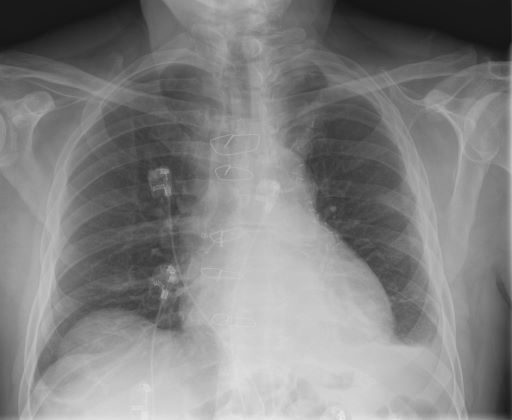
#> input picture CS462 Image Processing/assignment1/Chest_M1.jpg, 512 x 420 px
$ jupyter execute --allow-errors homework1.ipynb
#> lines starting #> are read from the running program, lines starting #| are printed output that depends on the picture
Exercise 1

Origial Image

[cell 1]
import cv2 as cv
import matplotlib.pyplot as plt
img = cv.imread("Chest_M1.jpg")
#> img is the input picture: shape (420, 512, 3); min 18, max 237, mean 129.8

imgs = [img]
titles = ['original']

plt.title(titles[0])
plt.imshow(imgs[0])

Negative Image

[cell 2]
imgNeg = abs(255-img)
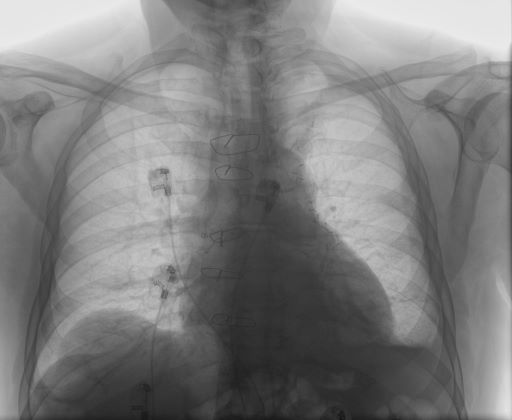
#> imgNeg: shape (420, 512, 3); min 18, max 237, mean 125.2

imgs.append(imgNeg)
titles.append("Negative")

plt.title(titles[1])
plt.imshow(imgs[1])

Increase brightness

[cell 3]
brightness = 50
imgInc = cv.convertScaleAbs(img, beta=brightness)
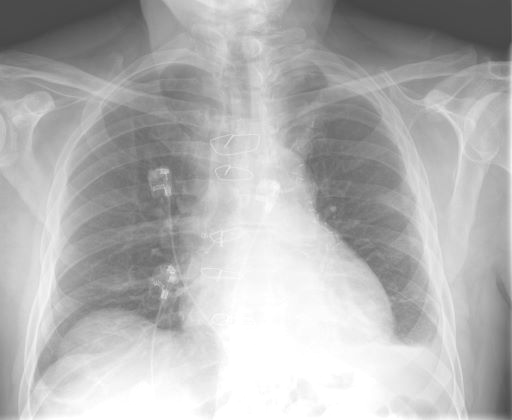
#> imgInc: shape (420, 512, 3); min 68, max 255, mean 179.5

imgs.append(imgInc)
titles.append("Enchanced by 50")

plt.title(titles[-1])
plt.imshow(imgs[-1])

Decrease brightness

[cell 4]
brightness = -50
imgDec = cv.convertScaleAbs(img, beta=brightness)
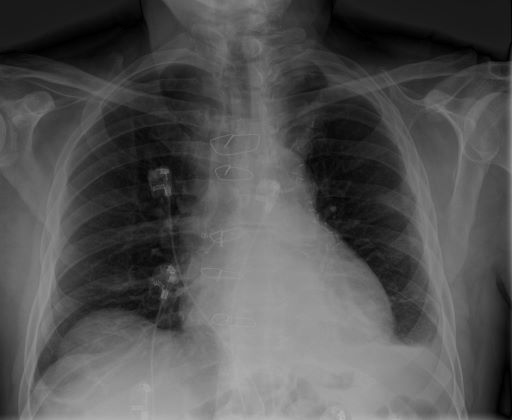
#> imgDec: shape (420, 512, 3); min 0, max 187, mean 82.3

imgs.append(imgDec)
titles.append("Enchanced by -50")

plt.title(titles[-1])
plt.imshow(imgs[-1])

Increase Contrast

[cell 5]
contrast = 1.2
imgConInc = cv.convertScaleAbs(img, alpha=contrast)
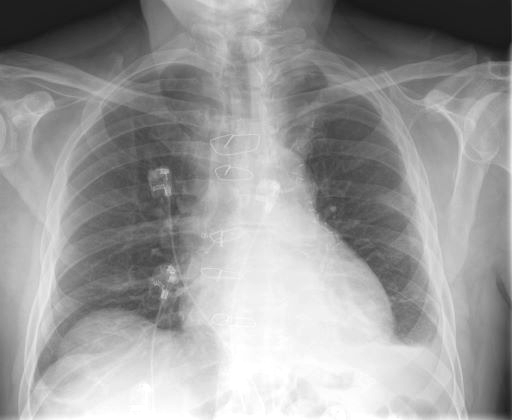
#> imgConInc: shape (420, 512, 3); min 22, max 255, mean 155.7

imgs.append(imgConInc)
titles.append("Contast by 50")

plt.title(titles[-1])
plt.imshow(imgs[-1])

Decrease contast

[cell 6]
contrast = .8
imgConInc = cv.convertScaleAbs(img, alpha=contrast)
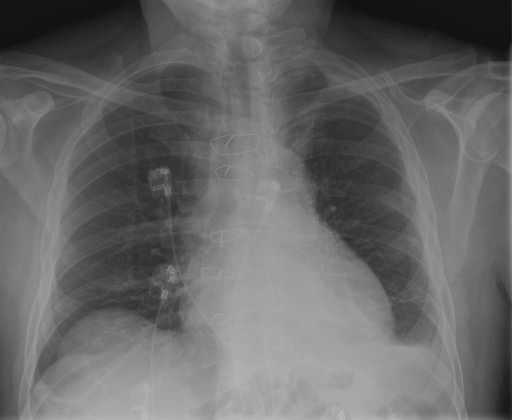
#> imgConInc: shape (420, 512, 3); min 14, max 190, mean 103.8

imgs.append(imgConInc)
titles.append("Contast by -50")

plt.title(titles[-1])
plt.imshow(imgs[-1])

Exercise 2

Original Image

[cell 7]
import numpy as np
img2 = cv.imread("exposer.png")
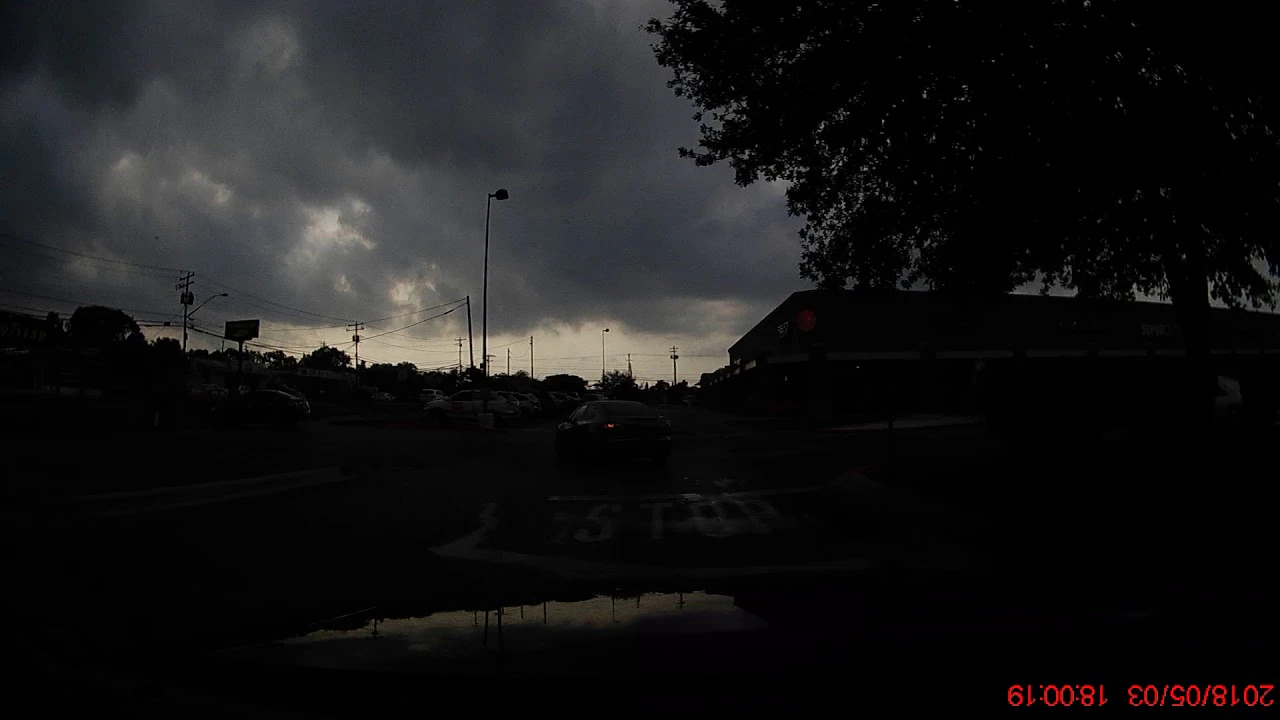
#> input picture CS462 Image Processing/assignment1/exposer.png, 1280 x 720 px
#> img2 is the input picture: shape (720, 1280, 3); mean B, G, R 23.7, 23.2, 23.5

imgs = [img2]
titles = ["original"]

plt.title(titles[-1])
plt.imshow(imgs[-1])

Gamma correction

[cell 8]
def gammaCorrection(src, gamma):
#> called with gamma = 2
    invGamma = 1 / gamma

    table = [((i / 255) ** invGamma) * 255 for i in range(256)]
    table = np.array(table, np.uint8)

    return cv.LUT(src, table)
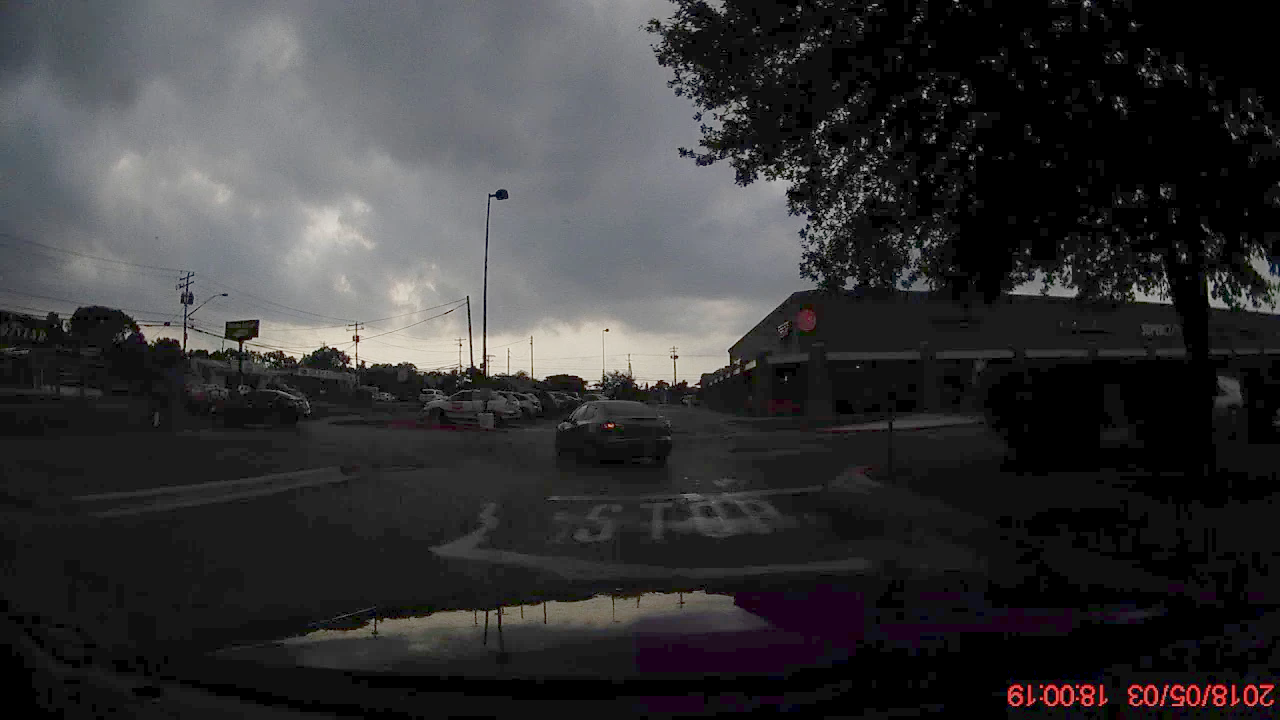
#> returned value: shape (720, 1280, 3); mean of channels 0, 1, 2 54.1, 53, 53.7; drawn as B, G, R

imgGamma = gammaCorrection(img2, 2)
imgs.append(imgGamma)
titles.append("Adjusted Image")

plt.title(titles[-1])
plt.imshow(imgs[-1])

Histogram Eqaulization image

[cell 9]
image = cv.cvtColor(imgGamma, cv.COLOR_BGR2GRAY)

imgEq = cv.equalizeHist(image)
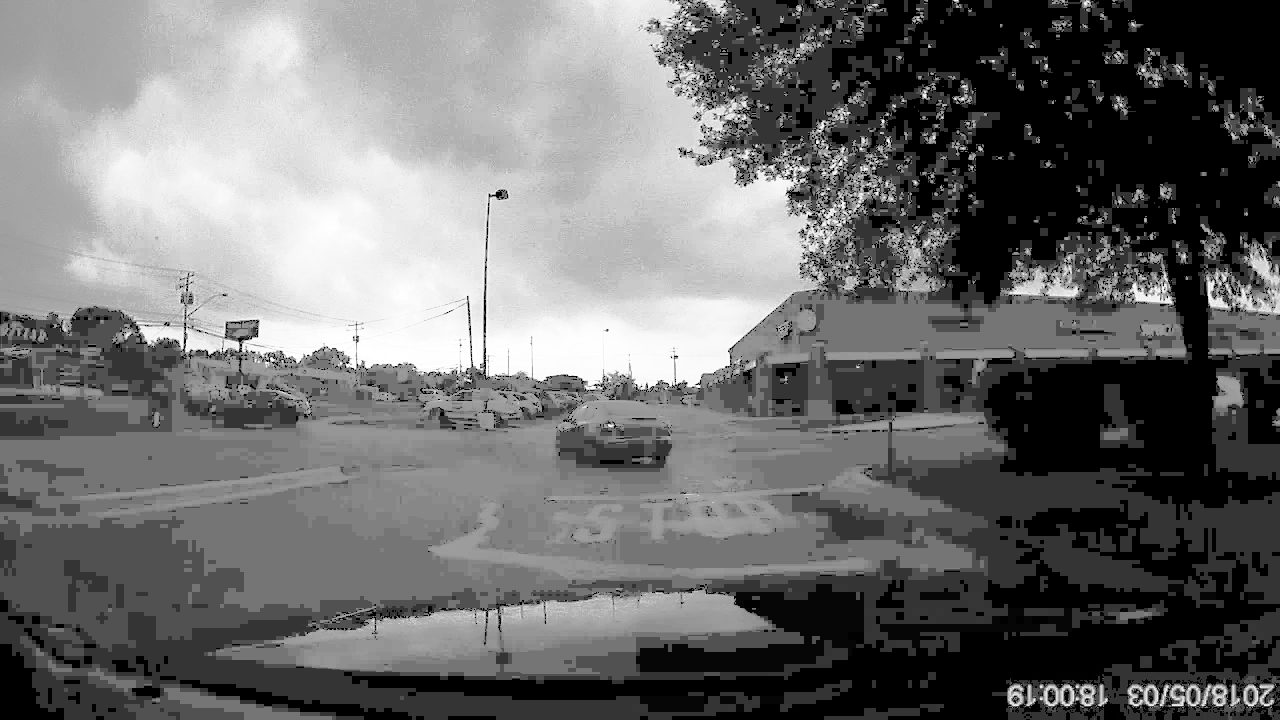
#> imgEq: shape (720, 1280); min 0, max 255, mean 110.3

imgs.append(imgEq)
titles.append("Adjusted Image")

plt.title(titles[-1])
plt.imshow(imgs[-1], cmap="gray")

Histogram comparison

[cell 10]
plt.hist(img2.ravel(), 256, [0, 256])
plt.title("Original Histogram")
plt.ylim(0, 40000)
plt.show()
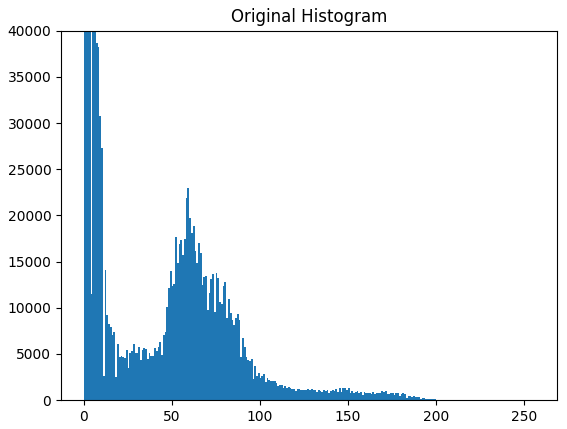
#> figure drawn by matplotlib, 1 panel; tallest bar 554029 high, from x = 0 to 1

plt.hist(imgEq.ravel(), 256, [0, 256])
plt.title("Equalized Histogram")
plt.ylim(0, 40000)
plt.show()
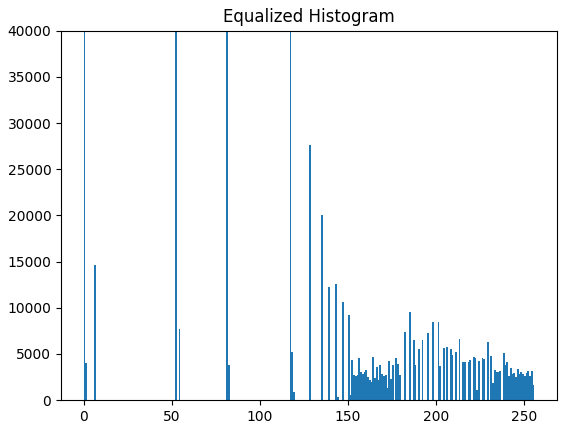
#> figure drawn by matplotlib, 1 panel; tallest bar 174613 high, from x = 0 to 1

Exercise 3

Original Image

[cell 11]
img3 = cv.imread("conncomp_rgb.png", cv.IMREAD_COLOR)

imgs = [img3]
titles = ["original"]

plt.title(titles[-1])
#> (the rest of this cell did not finish here and is left out)

GrayScale Image

[cell 12]
from skimage.color import rgb2gray
#> (the rest of this cell did not finish here and is left out)

Connected Components

[cell 13]
import pandas as pd
import matplotlib.pyplot as plt
from skimage.measure import label, regionprops, regionprops_table

#> (the rest of this cell did not finish here and is left out)

Bar plot of area sizes

[cell 14]
region = []
values = []
#> (the rest of this cell did not finish here and is left out)

Area size percentage

[cell 15]
height, width = image.shape[:2]
#> height = 720; width = 1280
totalPixels = height*width
#> totalPixels = 921600

percentages = []
#> (the rest of this cell did not finish here and is left out)
